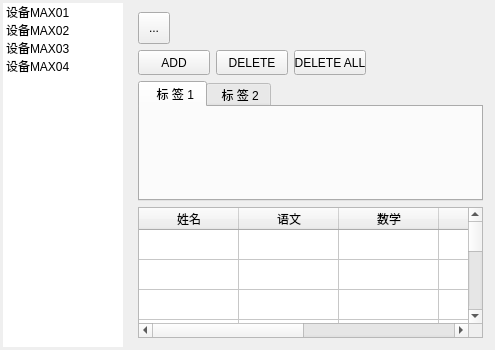
<?xml version="1.0" encoding="UTF-8"?>
<ui version="4.0">
 <class>DeviceManageForm</class>
 <widget class="QWidget" name="DeviceManageForm">
  <property name="geometry">
   <rect>
    <x>0</x>
    <y>0</y>
    <width>495</width>
    <height>350</height>
   </rect>
  </property>
  <property name="windowTitle">
   <string>Form</string>
  </property>
  <layout class="QGridLayout" name="gridLayout">
   <property name="leftMargin">
    <number>3</number>
   </property>
   <property name="topMargin">
    <number>3</number>
   </property>
   <property name="rightMargin">
    <number>3</number>
   </property>
   <property name="bottomMargin">
    <number>3</number>
   </property>
   <item row="0" column="0">
    <widget class="QListWidget" name="listWidget">
     <property name="maximumSize">
      <size>
       <width>120</width>
       <height>16777215</height>
      </size>
     </property>
     <property name="styleSheet">
      <string notr="true">border:none;</string>
     </property>
     <item>
      <property name="text">
       <string>设备MAX01</string>
      </property>
     </item>
     <item>
      <property name="text">
       <string>设备MAX02</string>
      </property>
     </item>
     <item>
      <property name="text">
       <string>设备MAX03</string>
      </property>
     </item>
     <item>
      <property name="text">
       <string>设备MAX04</string>
      </property>
     </item>
    </widget>
   </item>
   <item row="0" column="1">
    <widget class="QWidget" name="widget" native="true">
     <layout class="QGridLayout" name="gridLayout_2">
      <item row="1" column="0">
       <layout class="QHBoxLayout" name="horizontalLayout">
        <item>
         <widget class="QPushButton" name="pushButton">
          <property name="minimumSize">
           <size>
            <width>72</width>
            <height>25</height>
           </size>
          </property>
          <property name="maximumSize">
           <size>
            <width>72</width>
            <height>16777215</height>
           </size>
          </property>
          <property name="styleSheet">
           <string notr="true"/>
          </property>
          <property name="text">
           <string>ADD</string>
          </property>
         </widget>
        </item>
        <item>
         <widget class="QPushButton" name="pushButton_2">
          <property name="minimumSize">
           <size>
            <width>72</width>
            <height>25</height>
           </size>
          </property>
          <property name="maximumSize">
           <size>
            <width>72</width>
            <height>16777215</height>
           </size>
          </property>
          <property name="text">
           <string>DELETE</string>
          </property>
         </widget>
        </item>
        <item>
         <widget class="QPushButton" name="pushButton_3">
          <property name="minimumSize">
           <size>
            <width>72</width>
            <height>25</height>
           </size>
          </property>
          <property name="maximumSize">
           <size>
            <width>72</width>
            <height>16777215</height>
           </size>
          </property>
          <property name="text">
           <string>DELETE ALL</string>
          </property>
         </widget>
        </item>
        <item>
         <spacer name="horizontalSpacer">
          <property name="orientation">
           <enum>Qt::Horizontal</enum>
          </property>
          <property name="sizeHint" stdset="0">
           <size>
            <width>40</width>
            <height>20</height>
           </size>
          </property>
         </spacer>
        </item>
       </layout>
      </item>
      <item row="0" column="0">
       <widget class="QToolButton" name="toolButton">
        <property name="minimumSize">
         <size>
          <width>32</width>
          <height>32</height>
         </size>
        </property>
        <property name="text">
         <string>...</string>
        </property>
       </widget>
      </item>
      <item row="2" column="0">
       <widget class="QTabWidget" name="tabWidget">
        <property name="minimumSize">
         <size>
          <width>0</width>
          <height>120</height>
         </size>
        </property>
        <property name="currentIndex">
         <number>0</number>
        </property>
        <widget class="QWidget" name="tab">
         <property name="minimumSize">
          <size>
           <width>0</width>
           <height>0</height>
          </size>
         </property>
         <attribute name="title">
          <string>  标 签 1</string>
         </attribute>
        </widget>
        <widget class="QWidget" name="tab_2">
         <property name="minimumSize">
          <size>
           <width>0</width>
           <height>0</height>
          </size>
         </property>
         <attribute name="title">
          <string> 标 签 2</string>
         </attribute>
        </widget>
       </widget>
      </item>
      <item row="3" column="0">
       <widget class="QTableWidget" name="tableWidget">
        <property name="maximumSize">
         <size>
          <width>480</width>
          <height>240</height>
         </size>
        </property>
        <attribute name="verticalHeaderVisible">
         <bool>false</bool>
        </attribute>
        <row>
         <property name="text">
          <string>001</string>
         </property>
        </row>
        <row>
         <property name="text">
          <string>002</string>
         </property>
        </row>
        <row>
         <property name="text">
          <string>003</string>
         </property>
        </row>
        <row>
         <property name="text">
          <string>005</string>
         </property>
        </row>
        <row>
         <property name="text">
          <string>006</string>
         </property>
        </row>
        <row>
         <property name="text">
          <string>007</string>
         </property>
        </row>
        <row>
         <property name="text">
          <string>008</string>
         </property>
        </row>
        <row>
         <property name="text">
          <string>009</string>
         </property>
        </row>
        <row>
         <property name="text">
          <string>010</string>
         </property>
        </row>
        <column>
         <property name="text">
          <string>姓名</string>
         </property>
        </column>
        <column>
         <property name="text">
          <string>语文</string>
         </property>
        </column>
        <column>
         <property name="text">
          <string>数学</string>
         </property>
        </column>
        <column>
         <property name="text">
          <string>英语</string>
         </property>
        </column>
        <column>
         <property name="text">
          <string>理综</string>
         </property>
        </column>
        <column>
         <property name="text">
          <string>文综</string>
         </property>
        </column>
       </widget>
      </item>
     </layout>
    </widget>
   </item>
  </layout>
 </widget>
 <resources/>
 <connections/>
</ui>
